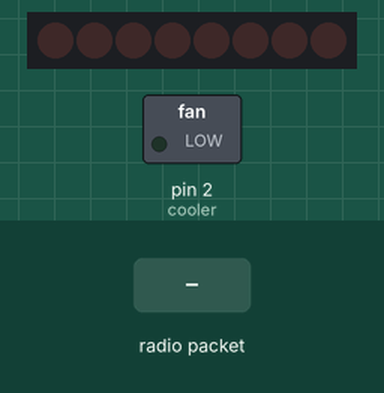
Simulated run of this sketch. Board: Arduino Uno, built with avr-gcc and run on an emulated ATmega328P. On the bench: 8 shift-register outputs drawn as a row of LEDs (first output left, lit = HIGH), switched loads named in the sketch (green lamp = pin HIGH). Wiring (inferred from the names in the program): shift register (74HC595): data pin 5; shift clock pin 6. Wiring (inferred from the signals the program sends): row of LEDs: on Q0, Q1, Q2, Q3, Q4, Q5, Q6, Q7. The inputs (shaded band) are chosen by the test bench. No radio packets arrive unless stated; pins used as bus, display or sensor lines are not drawn.

Above: at 4.2 s.
4.3 s: radio packet "1" arrives
At 5.3 s:
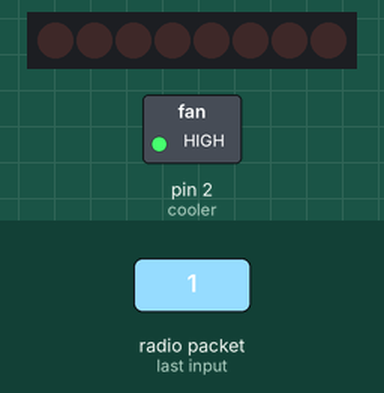
Timing chart, 0 to 7.3 s (numbered marks = the images above; inputs shaded):
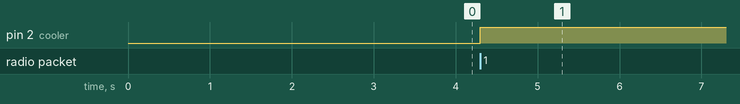

The sketch:

DisplayWithShiftRegisterController.ino
```cpp
#include <AbstractRFHandler.h>
#include <AbstractSongDataConverter.h>
#include <DisplayWithShiftRegisterClass.h>
#include <SongDataConverter.h>
#include <VWRFHandler.h>


/*
 *
 * ===============================================================
ON VERSION ORIGINAL, V1


 //Pin connected to ST_CP of 74HC595
int latchPin = 6;
//Pin connected to SH_CP of 74HC595
int clockPin = 7;
////Pin connected to DS of 74HC595
int dataPin = 5;


=================================================================
*/


/*
 * ==============================================================
 * ON VERSION M1

*/

 //Pin connected to ST_CP of 74HC595
int latchPin = 7;
//Pin connected to SH_CP of 74HC595
int clockPin = 6;
////Pin connected to DS of 74HC595
int dataPin = 5;

//================================================================

//ledPin

int cooler = 2;
int ledPin=13;

DisplayWithShiftRegister disp;
AbstractSongDataConverter * songDataConverter = new SongDataConverter();
AbstractRFHandler *rfHandler;
SongData previousSongData;
void setup() {
  rfHandler=new VWRFHandler(songDataConverter,12,13,2000);

  pinMode(latchPin, OUTPUT);
  pinMode(clockPin, OUTPUT);
  pinMode(dataPin, OUTPUT);
  pinMode(ledPin,OUTPUT);
  pinMode(cooler,OUTPUT);


 digitalWrite(latchPin,0);
 shiftOut(dataPin,clockPin,0);
 digitalWrite(latchPin,1);

digitalWrite(cooler,LOW);
myblink(3);

}
void loop() {
  SongData songData;

  //if received successfull
 if(rfHandler->receiveData(&songData))
 {
    if (!equalSongData(&songData,&previousSongData))
    {
      SongData emptySongData;

      if (equalSongData(&emptySongData,&songData))
      {
        digitalWrite(cooler,LOW);
      }
      else
      {
        digitalWrite(cooler,HIGH);
      }

      previousSongData=songData;
      uint64_t g=disp.getGeneratedNumber(songData);

      //=====================
      //function, resolving mistake
      g=resolveMistake(g);
      //==================


      digitalWrite(latchPin,0);
      shiftOut(dataPin,clockPin,g);
      digitalWrite(latchPin,1);
    }
 }
}


void shiftOut(int myDataPin, int myClockPin, uint64_t myDataOut) {
  digitalWrite(myDataPin, 0);
  digitalWrite(myClockPin, 0);

  for (int i=64; i>=0; i--)  {
    bool pinState = myDataOut & ((uint64_t)1<<i);
    digitalWrite(myDataPin, pinState);
    digitalWrite(myClockPin, 1);
    digitalWrite(myDataPin, 0);
    digitalWrite(myClockPin, 0);
  }
}

uint64_t resolveMistake(uint64_t generatedNumber)
{
  /*
    firstNumber -> x
    secondNumber -> y
    thirdNumber -> z

    (cable from x, First chip is on the x)
      __       __       __
    | x  |   | y  |   | z  |
      --       --       --
    |  I |   | II |   |III |   ...
      ''       ''       ''

===================================
(0)    6
       __
   5 |    |1  <= normaly
       --
   4 |  7 |2
       ''
      3


(0)    3
       __
   2 |    |4  <=mistake
       --
   1 |  7 |5
       ''
      6

    ......._......._......._zzzzzzz_yyyyyyy_xxxxxxx_
    123456789012345678901234567890123456789012345678
    bit lenght=48;
*/
uint64_t returnNumber=0;
uint64_t takeOutNumber=127;
takeOutNumber=takeOutNumber<<1;

returnNumber=returnNumber|((convertNumber((generatedNumber&takeOutNumber)>>1))<<1);

takeOutNumber=takeOutNumber<<8;
returnNumber=returnNumber|((convertNumber((generatedNumber&takeOutNumber)>>9))<<9);

takeOutNumber=takeOutNumber<<8;
returnNumber=returnNumber|((convertNumber((generatedNumber&takeOutNumber)>>17))<<17);

takeOutNumber=1; //for 0'th pin ......._......._......._zzzzzzz_yyyyyyy_xxxxxxx_ , => _ <=
returnNumber=returnNumber|(generatedNumber&takeOutNumber);
takeOutNumber=takeOutNumber<<8;
returnNumber=returnNumber|(generatedNumber&takeOutNumber);
takeOutNumber=takeOutNumber<<8;
returnNumber=returnNumber|(generatedNumber&takeOutNumber);

generatedNumber = (generatedNumber>>24)<<24;
return returnNumber|generatedNumber;
}


uint64_t convertNumber(uint64_t number)
{
  uint64_t converteredNumber=0;
  converteredNumber=converteredNumber | (number&(1<<6)); //for 7'th bit, does not modify
  //xxxxxxx
  //1234567
  //1=>4
  //2=>5
  //3=>6
  //4=>1
  //5=>2
  //6=>3

  for (int i=0; i<3; i++)
  {
    uint64_t x1=1;
    uint64_t x2=1;

    x1=x1<<i;
    x2=x2<<(i+3);
    converteredNumber=converteredNumber | ((number & x1)<<3);
    converteredNumber=converteredNumber | ((number & x2)>>3);
  }
  return converteredNumber;
}

void myblink(int x)
{
  for(int i=0; i<x; i++)
  {
    digitalWrite(ledPin,HIGH);
    delay(500);
    digitalWrite(ledPin,LOW);
    delay(500);
  }
}

bool equalSongData(const SongData* songData1, const SongData* songData2)
{
  return (songData1->mainNumber == songData2->mainNumber &&
          songData1->startVerse == songData2->startVerse &&
          songData1->endVerse == songData2->endVerse &&
          songData1->version == songData2->version );
}
/*
void myprint(uint64_t x)
{
  for(int i=63; i>=0; i--)
  {
    bool k=x&((uint64_t)1<<i);
    Serial.print(k);
  }
  Serial.println();
}
*/
```

Measured:
- after the input at 4.3 s, pin 2 (cooler): LOW → HIGH at once
